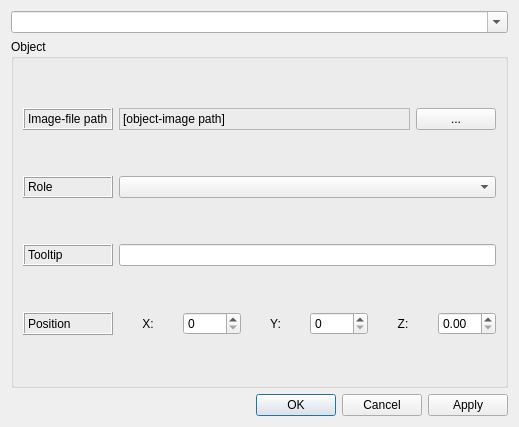
<?xml version="1.0" encoding="UTF-8"?>
<ui version="4.0">
 <class>MapObjectDialog</class>
 <widget class="QDialog" name="MapObjectDialog">
  <property name="geometry">
   <rect>
    <x>0</x>
    <y>0</y>
    <width>519</width>
    <height>427</height>
   </rect>
  </property>
  <property name="windowTitle">
   <string>Dialog</string>
  </property>
  <property name="modal">
   <bool>true</bool>
  </property>
  <layout class="QVBoxLayout" name="verticalLayout">
   <item>
    <widget class="QComboBox" name="ObjectSelectionBox">
     <property name="editable">
      <bool>true</bool>
     </property>
    </widget>
   </item>
   <item>
    <widget class="QGroupBox" name="ObjectGroupBox">
     <property name="title">
      <string>Object</string>
     </property>
     <layout class="QGridLayout" name="gridLayout">
      <item row="0" column="0">
       <widget class="QLabel" name="ObjectFileLabel">
        <property name="frameShape">
         <enum>QFrame::Box</enum>
        </property>
        <property name="frameShadow">
         <enum>QFrame::Raised</enum>
        </property>
        <property name="text">
         <string>Image-file path</string>
        </property>
       </widget>
      </item>
      <item row="2" column="0">
       <widget class="QLabel" name="ObjectRoleLabel">
        <property name="frameShape">
         <enum>QFrame::Box</enum>
        </property>
        <property name="frameShadow">
         <enum>QFrame::Raised</enum>
        </property>
        <property name="text">
         <string>Role</string>
        </property>
       </widget>
      </item>
      <item row="3" column="0">
       <widget class="QLabel" name="TooltipLabel">
        <property name="frameShape">
         <enum>QFrame::Box</enum>
        </property>
        <property name="frameShadow">
         <enum>QFrame::Raised</enum>
        </property>
        <property name="text">
         <string>Tooltip</string>
        </property>
       </widget>
      </item>
      <item row="6" column="0">
       <widget class="QLabel" name="PositionLabel">
        <property name="frameShape">
         <enum>QFrame::Box</enum>
        </property>
        <property name="frameShadow">
         <enum>QFrame::Raised</enum>
        </property>
        <property name="text">
         <string>Position</string>
        </property>
       </widget>
      </item>
      <item row="6" column="2">
       <widget class="QSpinBox" name="XSpinBox"/>
      </item>
      <item row="3" column="1" colspan="6">
       <widget class="QLineEdit" name="TooltipLineEdit"/>
      </item>
      <item row="2" column="1" colspan="6">
       <widget class="QComboBox" name="ObjectRoleBox"/>
      </item>
      <item row="0" column="1" colspan="6">
       <layout class="QHBoxLayout" name="horizontalLayout" stretch="10,0">
        <item>
         <widget class="QLabel" name="ObjectFilePathLabel">
          <property name="frameShape">
           <enum>QFrame::StyledPanel</enum>
          </property>
          <property name="frameShadow">
           <enum>QFrame::Sunken</enum>
          </property>
          <property name="text">
           <string notr="true">[object-image path]</string>
          </property>
         </widget>
        </item>
        <item>
         <widget class="QPushButton" name="BrowseObjectFileButton">
          <property name="text">
           <string>...</string>
          </property>
         </widget>
        </item>
       </layout>
      </item>
      <item row="6" column="3">
       <widget class="QLabel" name="YLabel">
        <property name="text">
         <string>Y:</string>
        </property>
        <property name="alignment">
         <set>Qt::AlignCenter</set>
        </property>
       </widget>
      </item>
      <item row="6" column="4">
       <widget class="QSpinBox" name="YSpinBox"/>
      </item>
      <item row="6" column="5">
       <widget class="QLabel" name="ZLabel">
        <property name="text">
         <string>Z:</string>
        </property>
        <property name="alignment">
         <set>Qt::AlignCenter</set>
        </property>
       </widget>
      </item>
      <item row="6" column="6">
       <widget class="QDoubleSpinBox" name="ZSpinBox"/>
      </item>
      <item row="6" column="1">
       <widget class="QLabel" name="XLabel">
        <property name="text">
         <string>X:</string>
        </property>
        <property name="alignment">
         <set>Qt::AlignCenter</set>
        </property>
       </widget>
      </item>
     </layout>
    </widget>
   </item>
   <item>
    <widget class="QDialogButtonBox" name="buttonBox">
     <property name="orientation">
      <enum>Qt::Horizontal</enum>
     </property>
     <property name="standardButtons">
      <set>QDialogButtonBox::Apply|QDialogButtonBox::Cancel|QDialogButtonBox::Ok</set>
     </property>
    </widget>
   </item>
  </layout>
 </widget>
 <resources/>
 <connections>
  <connection>
   <sender>buttonBox</sender>
   <signal>accepted()</signal>
   <receiver>MapObjectDialog</receiver>
   <slot>accept()</slot>
   <hints>
    <hint type="sourcelabel">
     <x>248</x>
     <y>254</y>
    </hint>
    <hint type="destinationlabel">
     <x>157</x>
     <y>274</y>
    </hint>
   </hints>
  </connection>
  <connection>
   <sender>buttonBox</sender>
   <signal>rejected()</signal>
   <receiver>MapObjectDialog</receiver>
   <slot>reject()</slot>
   <hints>
    <hint type="sourcelabel">
     <x>316</x>
     <y>260</y>
    </hint>
    <hint type="destinationlabel">
     <x>286</x>
     <y>274</y>
    </hint>
   </hints>
  </connection>
  <connection>
   <sender>buttonBox</sender>
   <signal>clicked(QAbstractButton*)</signal>
   <receiver>MapObjectDialog</receiver>
   <slot>buttonClick(QAbstractButton*)</slot>
   <hints>
    <hint type="sourcelabel">
     <x>259</x>
     <y>409</y>
    </hint>
    <hint type="destinationlabel">
     <x>259</x>
     <y>213</y>
    </hint>
   </hints>
  </connection>
  <connection>
   <sender>BrowseObjectFileButton</sender>
   <signal>clicked()</signal>
   <receiver>MapObjectDialog</receiver>
   <slot>setObjectFile()</slot>
   <hints>
    <hint type="sourcelabel">
     <x>481</x>
     <y>178</y>
    </hint>
    <hint type="destinationlabel">
     <x>259</x>
     <y>213</y>
    </hint>
   </hints>
  </connection>
  <connection>
   <sender>ObjectSelectionBox</sender>
   <signal>currentIndexChanged(int)</signal>
   <receiver>MapObjectDialog</receiver>
   <slot>changeItem()</slot>
   <hints>
    <hint type="sourcelabel">
     <x>259</x>
     <y>17</y>
    </hint>
    <hint type="destinationlabel">
     <x>259</x>
     <y>213</y>
    </hint>
   </hints>
  </connection>
 </connections>
 <slots>
  <slot>setChanges()</slot>
  <slot>buttonClick(QAbstractButton*)</slot>
  <slot>setObjectFile()</slot>
  <slot>changeItem()</slot>
 </slots>
</ui>
